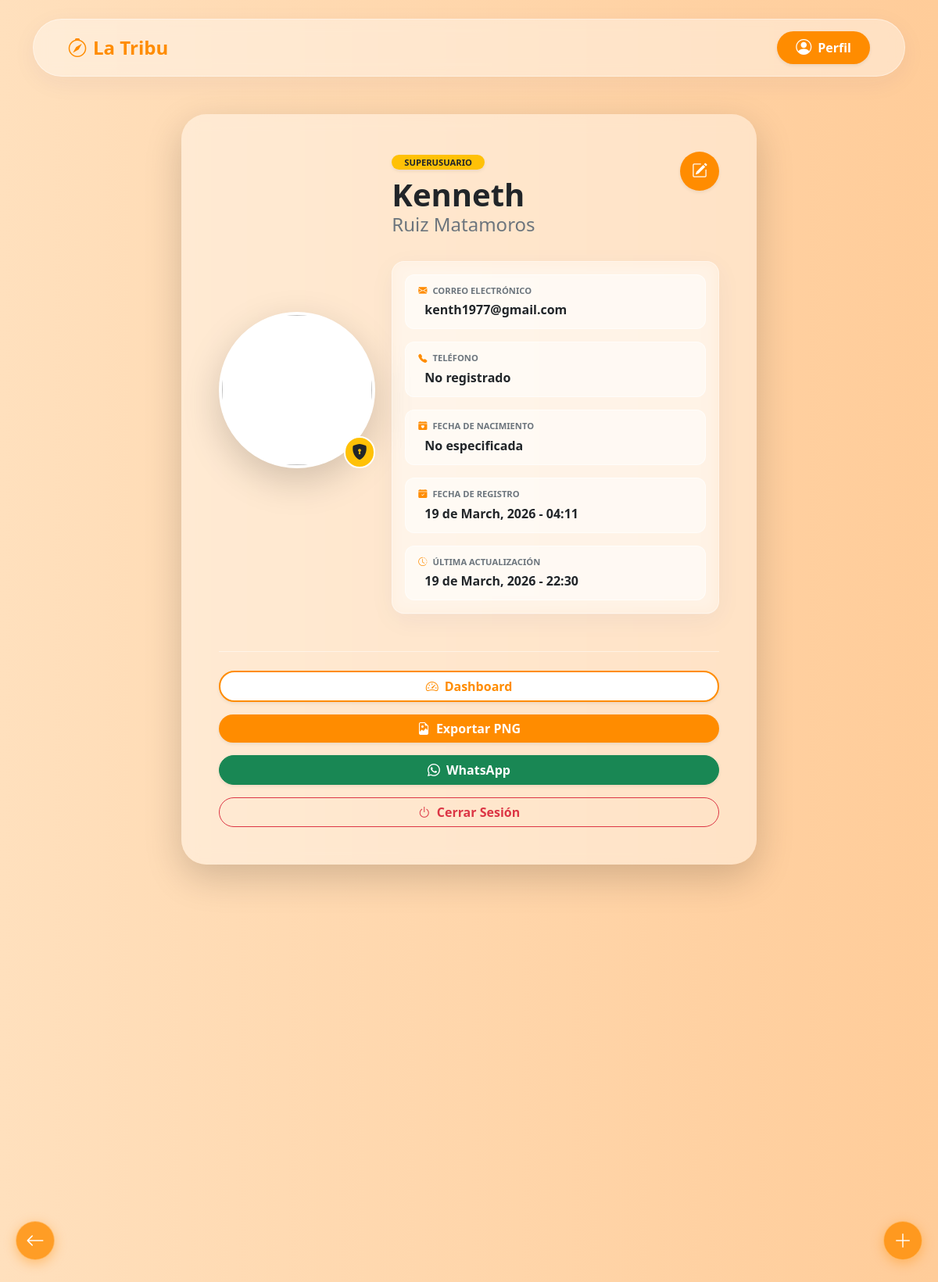
The app's page /profile (signed in) with its own data.
### models.py (models this page shows)
class User(db.Model):
    id = db.Column(db.Integer, primary_key=True)
    role = db.Column(db.String(20), default='Usuario')
    weight = db.Column(db.Integer, default=1)
    avatar = db.Column(db.String(255), default='default.png')
    name = db.Column(db.String(100), nullable=False)
    last_name_1 = db.Column(db.String(100), nullable=False)
    last_name_2 = db.Column(db.String(100), nullable=False)
    email = db.Column(db.String(120), unique=True, nullable=False)
    phone_code = db.Column(db.String(10))
    phone = db.Column(db.String(20))
    dob = db.Column(db.Date)
    password_hash = db.Column(db.String(255), nullable=False)
    status = db.Column(db.String(20), default='Activo')
    whatsapp = db.Column(db.String(20))
    facebook = db.Column(db.String(255))
    instagram = db.Column(db.String(255))
    address = db.Column(db.String(255))
    institution = db.Column(db.String(200))
    other_info = db.Column(db.Text)
    created_at = db.Column(db.DateTime, default=datetime.utcnow)
    updated_at = db.Column(db.DateTime, default=datetime.utcnow, onupdate=datetime.utcnow)

### routes.py (the view)
@bp.route('/profile')
def profile():
    if 'user_id' not in session:
        return redirect(url_for('main.home'))
    user = User.query.get(session['user_id'])
    if not user:
        session.clear()
        return redirect(url_for('main.home'))
    return render_template('perfil.html', user=user)

### templates/perfil.html (shortened to what this page needs)
{% extends "base.html" %}
{% block content %}
{% set avatar_file = user.avatar or 'default.png' %}
{% if avatar_file != 'default.png' and not avatar_file.startswith('uploads/') %}
    {% set avatar_file = 'uploads/' + avatar_file %}
{% endif %}
<div class="row justify-content-center animate__animated animate__fadeIn">
    <div class="col-lg-10 col-xl-8">
        <div class="glass-panel rounded-5 p-4 p-md-5 mb-4 position-relative overflow-hidden border-0 shadow-lg">
            <div class="row align-items-center">
                <div class="col-md-4 text-center mb-4 mb-md-0">
                    <div class="position-relative d-inline-block">
                        <div class="rounded-circle shadow-lg border border-4 border-white overflow-hidden" style="width: 200px; height: 200px; background-color: #fff;">
                            <img id="mainProfileAvatar" src="{{ url_for('static', filename=avatar_file) }}?v={{ user.updated_at.timestamp() if user.updated_at else '1' }}"
                                 onerror="this.src='{{ url_for('static', filename='default.png') }}'"
                                 style="width: 100%; height: 100%; object-fit: cover; transition: transform 0.2s ease;">
                        </div>
                        {% if user.role == 'Superusuario' %}
                        <span class="position-absolute bottom-0 end-0 badge rounded-pill bg-warning p-2 border border-2 border-white text-dark" title="Superusuario">
                            <i class="bi bi-shield-lock-fill fs-5"></i>
                        </span>
                        {% else %}
                        <span class="position-absolute bottom-0 end-0 badge rounded-pill bg-orange p-2 border border-2 border-white">
                            <i class="bi bi-patch-check-fill fs-5"></i>
                        </span>
                        {% endif %}
                    </div>
                </div>
                <div class="col-md-8">
                    <div class="d-flex flex-column flex-sm-row justify-content-between align-items-center align-items-sm-start mb-4 text-center text-sm-start">
                        <div class="mb-3 mb-sm-0 w-100">
                            {% if user.role == 'Superusuario' %}
                                <span class="badge bg-warning text-dark rounded-pill px-3 mb-2 text-uppercase fw-bold shadow-sm" style="font-size: 0.7rem;">{{ user.role }}</span>
                            {% else %}
                                <span class="badge bg-dark rounded-pill px-3 mb-2 text-uppercase tracking-wider" style="font-size: 0.7rem;">{{ user.role }}</span>
                            {% endif %}
                            <h1 id="mainProfileName" class="fw-bold text-dark mb-0 display-6 text-break">{{ user.name }}</h1>
                            <h3 id="mainProfileLastName" class="text-secondary fw-light text-break fs-4">{{ user.last_name_1 }} {{ user.last_name_2 }}</h3>
                        </div>
                        {% if session.get('user_id') == user.id %}
                        <button class="btn btn-orange rounded-circle shadow-sm flex-shrink-0 d-flex align-items-center justify-content-center p-0" style="width: 50px; height: 50px;" data-bs-toggle="modal" data-bs-target="#editProfileModal" title="Editar mi perfil">
                            <i class="bi bi-pencil-square fs-5 m-0"></i>
                        </button>
                        {% endif %}
                    </div>
                    <div class="glass-panel rounded-4 p-3 bg-white bg-opacity-25 mb-4">
                        <div class="d-flex flex-column gap-3 text-start w-100">
                            <div class="info-item w-100">
                                <label class="text-uppercase text-secondary fw-bold mb-1 d-block" style="font-size: 0.7rem;"><i class="bi bi-envelope-fill text-orange me-1"></i> Correo Electrónico</label>
                                <div id="mainProfileEmail" class="fw-semibold text-break fs-6 ps-2 text-dark">{{ user.email }}</div>
                            </div>
                            <div class="info-item w-100">
                                <label class="text-uppercase text-secondary fw-bold mb-1 d-block" style="font-size: 0.7rem;"><i class="bi bi-telephone-fill text-orange me-1"></i> Teléfono</label>
                                <div id="mainProfilePhone" class="fw-semibold text-break fs-6 ps-2 text-dark">{{ user.phone_code or '' }} {{ user.phone or 'No registrado' }}</div>
                            </div>
                            <div class="info-item w-100">
                                <label class="text-uppercase text-secondary fw-bold mb-1 d-block" style="font-size: 0.7rem;"><i class="bi bi-calendar-heart-fill text-orange me-1"></i> Fecha de Nacimiento</label>
                                <div class="fw-semibold fs-6 ps-2 text-dark d-flex align-items-center flex-wrap gap-2">
                                    <span id="dob-display" data-dob="{{ user.dob.strftime('%Y-%m-%d') if user.dob else '' }}">
                                        {{ user.dob.strftime('%d/%m/%Y') if user.dob else 'No especificada' }}
                                    </span>
                                </div>
                            </div>
                            <div class="info-item w-100">
                                <label class="text-uppercase text-secondary fw-bold mb-1 d-block" style="font-size: 0.7rem;"><i class="bi bi-calendar-check-fill text-orange me-1"></i> Fecha de Registro</label>
                                <div class="fw-semibold text-break fs-6 ps-2 text-dark">{{ user.created_at.strftime('%d de %B, %Y - %H:%M') if user.created_at else 'No disponible' }}</div>
                            </div>
                            <div class="info-item w-100">
                                <label class="text-uppercase text-secondary fw-bold mb-1 d-block" style="font-size: 0.7rem;"><i class="bi bi-clock-history text-orange me-1"></i> Última Actualización</label>
                                <div class="fw-semibold text-break fs-6 ps-2 text-dark">{{ user.updated_at.strftime('%d de %B, %Y - %H:%M') if user.updated_at else 'No disponible' }}</div>
                            </div>
                        </div>
                    </div>
                </div>
            </div>
            <div class="mt-4 pt-4 border-top border-white border-opacity-50 d-flex flex-column flex-sm-row flex-wrap gap-3 justify-content-center justify-content-sm-start">
                {% if session.get('role') == 'Superusuario' %}
                <a href="/dashboard" class="btn bg-white rounded-pill px-4 shadow-sm fw-bold w-100 w-sm-auto" style="color: #ff8c00; border: 2px solid #ff8c00;">
                    <i class="bi bi-speedometer2 me-2"></i>Dashboard
                </a>
                {% endif %}
                <button class="btn btn-orange rounded-pill px-4 shadow-sm fw-bold w-100 w-sm-auto" onclick="window.print()">
                    <i class="bi bi-file-earmark-image me-2"></i>Exportar PNG
                </button>
                <button class="btn btn-success rounded-pill px-4 shadow-sm fw-bold w-100 w-sm-auto" onclick="shareToWhatsapp()">
                    <i class="bi bi-whatsapp me-2"></i>WhatsApp
                </button>
                {% if session.get('user_id') == user.id %}
                <a href="{{ url_for('main.logout') }}" class="btn btn-outline-danger rounded-pill px-4 ms-sm-auto fw-bold w-100 w-sm-auto mt-3 mt-sm-0">
                    <i class="bi bi-power me-2"></i>Cerrar Sesión
                </a>
                {% endif %}
            </div>
        </div>
    </div>
</div>
{% endblock %}

### static/css/global.css (style rules this page uses)
:root { --bg-dark: #1e1e1e; --bg-darker: #121212; --text-light: #f1f1f1; --primary-orange: #ff8c00; --primary-hover: #e07b00; --nav-mobile-height: 65px; }
.text-orange { color: var(--primary-orange) !important; }
a { color: var(--primary-orange); text-decoration: none; }

### templates/base.html (style rules this page uses)
body { background: linear-gradient(to right, #ffe0bd 0%, #ffcc99 100%); background-attachment: fixed; min-height: 100vh; display: flex; flex-direction: column; }
.glass-panel { background: rgba(255, 255, 255, 0.4); backdrop-filter: blur(10px); -webkit-backdrop-filter: blur(10px); border: 1px solid rgba(255, 255, 255, 0.4); box-shadow: 0 8px 32px 0 rgba(31, 38, 135, 0.05); }
.btn-orange { background-color: var(--primary-orange, #ff8c00); color: #fff; border: none; transition: all 0.3s ease; }

### templates/perfil.html (style rules this page uses)
.info-item { background: rgba(255, 255, 255, 0.5); border: 1px solid rgba(255, 255, 255, 0.6); border-radius: 12px; padding: 12px 16px; transition: transform 0.2s ease; }

### records on screen
User: role "SUPERUSUARIO", name "Kenneth", last_name_1 "Ruiz", last_name_2 "Matamoros", email "kenth1977@gmail.com", phone "No registrado", dob "No especificada", created_at "19 de March, 2026 - 04:11", updated_at "19 de March, 2026 - 22:30"
